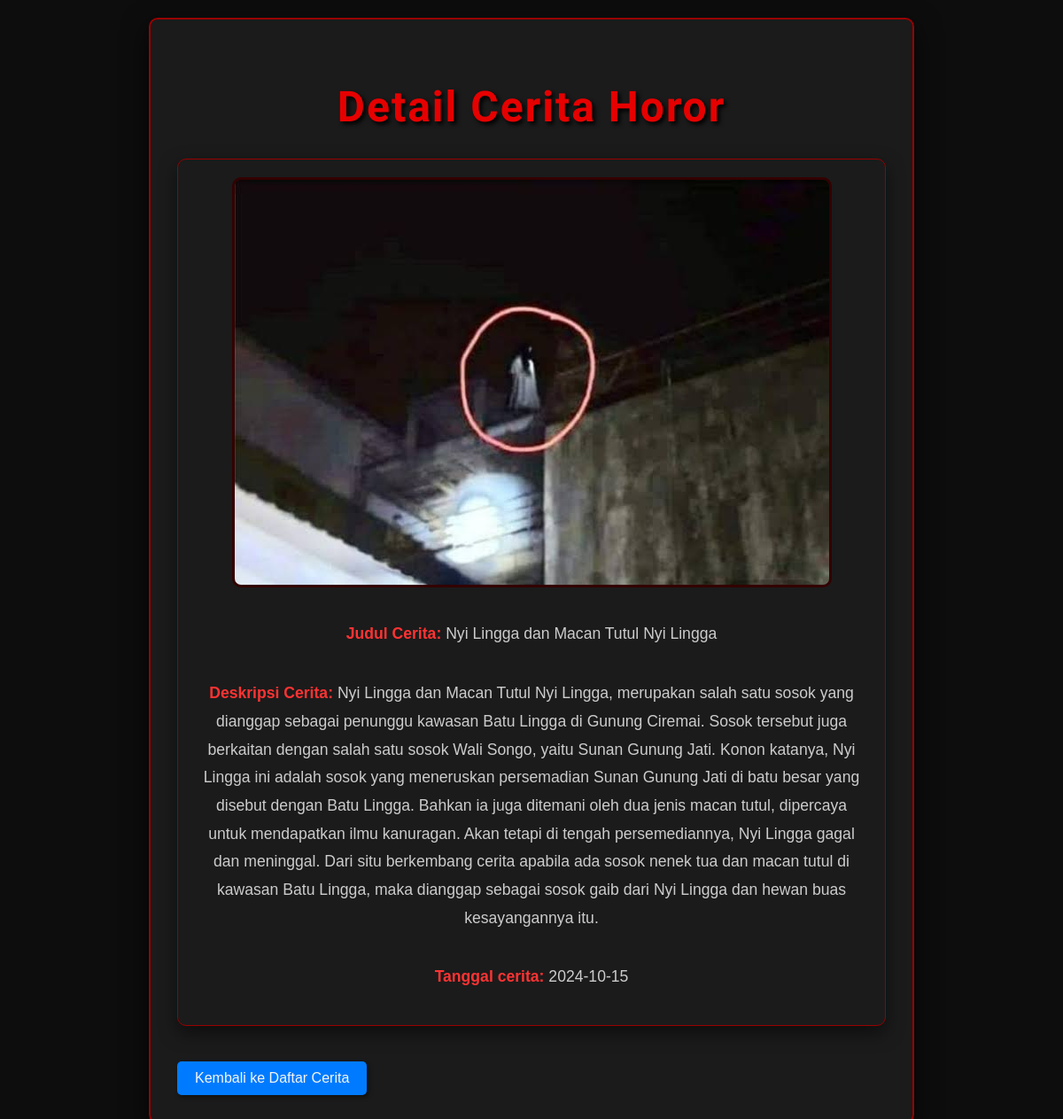
Screenshot of /detail_cerita.php?id=2 with the database file from the repository.
### tables this page shows
CREATE TABLE ceritaku (
        id_cerita INTEGER PRIMARY KEY AUTOINCREMENT,
        foto TEXT NOT NULL,
        judul_cerita TEXT NOT NULL,
        deskripsi_cerita TEXT NOT NULL,
        created_at DATE NOT NULL
    );

### detail_cerita.php (the view, shortened to what this page needs)
<?php
if (isset($_GET['id'])) {
    $id_cerita = $_GET['id'];
    $db = connect_db();
    $query = "SELECT * FROM ceritaku WHERE id_cerita = $id_cerita";
    $cerita = $db->querySingle($query, true);
}
?>
<!DOCTYPE html>
<html lang="en">
<head>
</head>
<body>
    <div class="container">
        <h2>Detail Cerita Horor</h2>
        <?php if ($cerita): ?>
            <div class="detail-container">
                <img src="uploads/<?php echo $cerita['foto']; ?>" alt="Foto Cerita">
                <p><strong>Judul Cerita:</strong> <?php echo $cerita['judul_cerita']; ?></p>
                <p><strong>Deskripsi Cerita:</strong> <?php echo $cerita['deskripsi_cerita']; ?></p>
                <p><strong>Tanggal cerita:</strong> <?php echo $cerita['created_at']; ?></p>
            </div>
        <?php else: ?>
            <p>Cerita tidak ditemukan.</p>
        <?php endif; ?>
        <a class="back-link" href="index.php">Kembali ke Daftar Cerita</a>
    </div>
</body>
</html>

### detail_cerita.php (style rules this page uses)
body { font-family: 'Arial', sans-serif; background-color: #0d0d0d; color: #f5f5f5; margin: 0; padding: 20px; }
.container { max-width: 800px; margin: auto; background-color: #1b1b1b; padding: 30px; border-radius: 10px; box-shadow: 0 10px 30px rgba(0, 0, 0, 0.7); border: 2px solid #990000; }
h2 { color: #e60000; font-family: 'Creepster', cursive; text-align: center; text-shadow: 3px 3px 5px #000; letter-spacing: 2px; margin-bottom: 30px; font-size: 3em; }
.detail-container { display: flex; flex-direction: column; align-items: center; margin-bottom: 20px; background-color: #1b1b1b; padding: 20px; border-radius: 10px; border: 1px solid #990000; box-shadow: 0 8px 20px rgba(0, 0, 0, 0.5); }
img { max-width: 100%; border-radius: 10px; border: 3px solid #330000; margin-bottom: 20px; }
p { line-height: 1.8; font-size: 1.1em; color: #ccc; text-align: center; }
p strong { color: #ff3333; }
a { display: inline-block; margin-top: 20px; padding: 10px 20px; background-color: #cc0000; color: #f5f5f5; text-decoration: none; border-radius: 5px; box-shadow: 2px 2px 5px rgba(0, 0, 0, 0.5); transition: background-color 0.3s ease, box-shadow 0.3s ease; }
.back-link { background-color: #007bff; }

### rows the page displays
ceritaku: foto (picture), judul_cerita "Nyi Lingga dan Macan Tutul Nyi Lingga", deskripsi_cerita "Nyi Lingga dan Macan Tutul Nyi Lingga, merupakan salah satu sosok yang dianggap sebagai penunggu kawasan Batu Lingga di Gunung Ciremai. Sosok tersebut juga berkaitan dengan salah satu sosok Wali Songo, yaitu Sunan Gunung Jati. Konon katanya, Nyi Lingga ini adalah sosok yang meneruskan persemadian Sunan Gunung Jati di batu besar yang disebut dengan Batu Lingga. Bahkan ia juga ditemani oleh dua jenis macan tutul, dipercaya untuk mendapatkan ilmu kanuragan. Akan tetapi di tengah persemediannya, Nyi Lingga gagal dan meninggal. Dari situ berkembang cerita apabila ada sosok nenek tua dan macan tutul di kawasan Batu Lingga, maka dianggap sebagai sosok gaib dari Nyi Lingga dan hewan buas…", created_at "2024-10-15"
